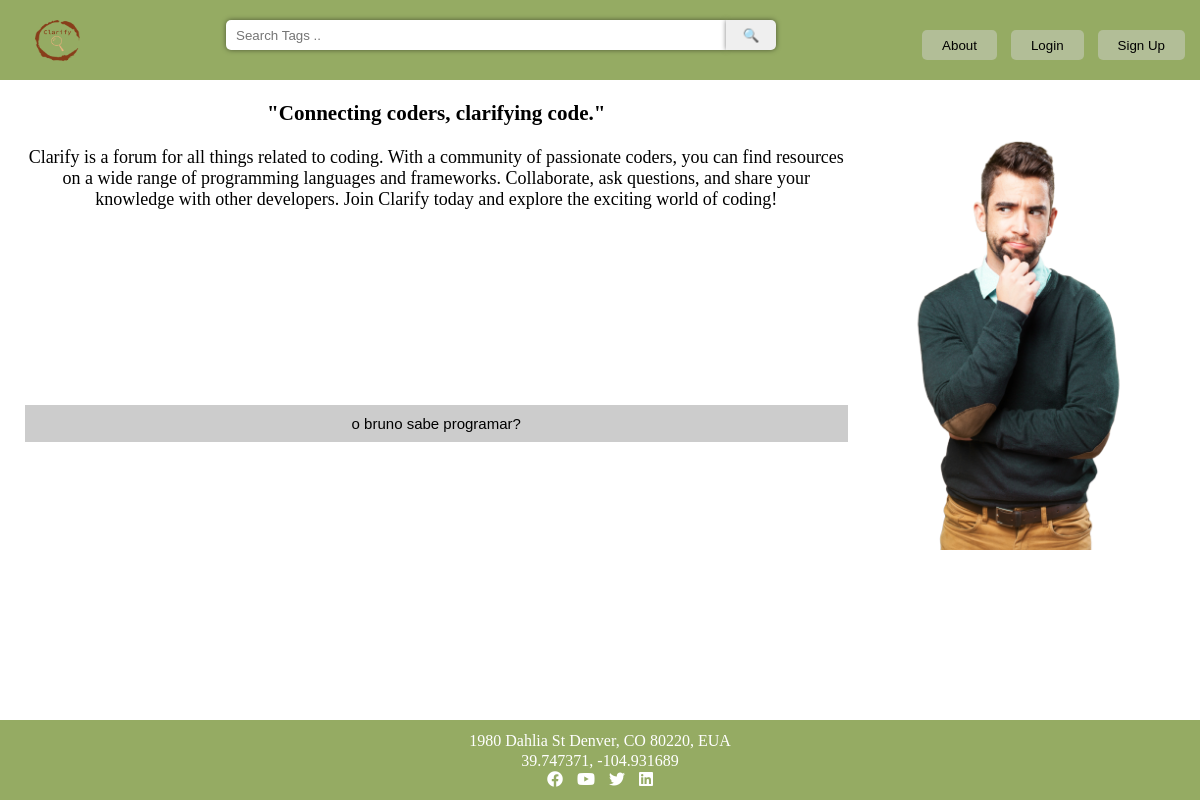
The page /forum/ on the database as committed earlier.
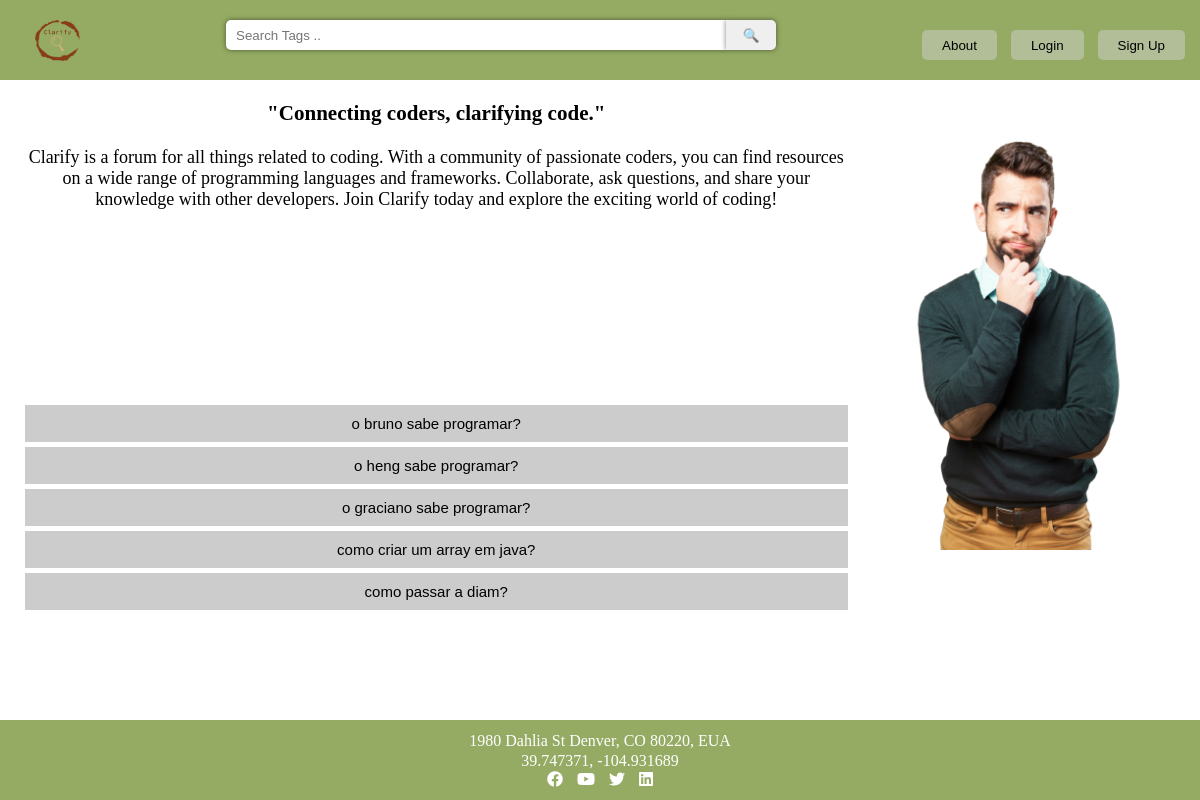
The same page on the database as committed later.
### forum/models.py (models this page shows)
class Questao(models.Model):
    user = models.ForeignKey(User, on_delete=models.CASCADE)
    questao_texto = models.CharField(max_length=200)
    questao_data = models.DateTimeField('data da publicacao')
    tags = models.ManyToManyField('Tag', related_name='questao')
    numero_likes = models.IntegerField(default=0)

### forum/views.py (the view)
# urls.py: path("", views.index, name="index"), # pagina inicial/home
def index(request):
    latest_list = Questao.objects.order_by('questao_data')[:20]
    return render(request, 'index.html', {"list": latest_list})

### forum/templates/index.html (shortened to what this page needs)
{% load static %}
<link rel="stylesheet" type="text/css" href="{% static 'style/style.css' %}" />
<!DOCTYPE html>
<html>
    <head>
      <link rel="stylesheet" href="https://cdnjs.cloudflare.com/ajax/libs/font-awesome/5.15.3/css/all.min.css" />
    </head>
    <body>
        {% block header %}
        <header>
            <nav>
                <a href="{% url 'forum:index' %}"><img src="{% static 'images/clarify_logo.png' %}" alt="Logo"></a>
                {% block search_bar %}
                    <form class="search-form" action="{% url 'forum:pesquisa_questoes' %}" method="post" >
                        <input type="text" name="tags" placeholder="Search Tags .." />
                        <input type="submit" value="🔍" />
                    </form>
                {% endblock %}
                <div class="button_nav_list">
                    <a href="{% url 'forum:about' %}"><button>About</button></a>
                    {% if user.is_authenticated%}
                    <a href="{% url 'forum:logoutView' %}"><button>Logout</button></a>
                    {% else %}
                    <a href="{% url 'forum:loginView' %}"><button>Login</button></a>
                    <a href="{% url 'forum:sign_up' %}"><button>Sign Up</button></a>
                    {% endif %}
                </div>
            </nav>
        </header>
        {% endblock %}
        {% block main %}
        <section>
            <div class="main{% if not request.user.is_authenticated %} full-width{% endif %}">
                {% block conteudo %}
                <div class="index_content">
                    <div class="left">
                        <div class="texto_introducao">
                            <h3>"Connecting coders, clarifying code."</h3>
                            <p>Clarify is a forum for all things related to coding. With a community of passionate coders, you can find resources on a wide range of programming languages and frameworks. Collaborate, ask questions, and share your knowledge with other developers. Join Clarify today and explore the exciting world of coding!</p>
                        </div>
                        <div class="lista_questoes_index">
                            {% if list %}
                            <ul>
                                {% for questao in list %}
                                <li class="question"><a href="{% url 'forum:detalhe_questao' questao.id %}"><button>{{ questao.questao_texto }}</button></a></li>
                                {% endfor %}
                            </ul>
                            {% else  %}
                            A lista está vazia
                            {% endif %}
                        </div>
                    </div>
                    <div class="right">
                        <img src="{% static 'images/model.png' %}" alt="">
                    </div>
                </div>
            {% endblock %}
            </div>
        </section>
        {% endblock %}
        {% block footer %}
        <footer>
            <p>1980 Dahlia St Denver, CO 80220, EUA</p>
            <p>39.747371, -104.931689</p>
            <div class="social-icons">
                <a href="https://www.facebook.com/"><i class="fab fa-facebook"></i></a>
                <a href="https://www.youtube.com/"><i class="fab fa-youtube"></i></a>
                <a href="https://twitter.com/"><i class="fab fa-twitter"></i></a>
                <a href="https://www.linkedin.com/"><i class="fab fa-linkedin"></i></a>
            </div>
        </footer>
        {% endblock %}
    </body>
</html>

Rows that differ between the two databases and show on the page:
added Questao: questao_texto "o heng sabe programar?"
added Questao: questao_texto "o graciano sabe programar?"
added Questao: questao_texto "como criar um array em java?"
added Questao: questao_texto "como passar a diam?"
